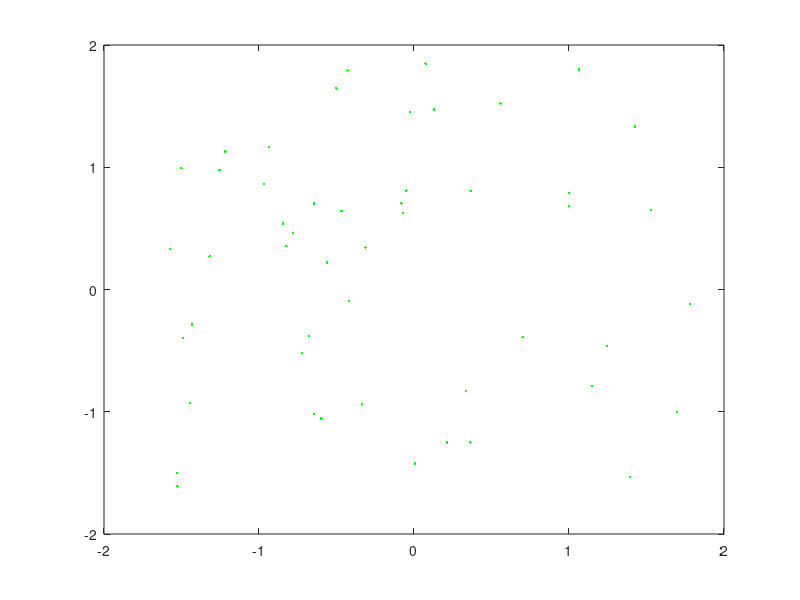

Here is the MATLAB script that generated this plot: (Note: this script raises an error after producing the figure.)
% test_rotate.m 
%   Simple visualization to test rotate.m
%

% plot random points; hard to see
 X = 10 * rand(2,50);            % generate 50 random points in 2D
 X = (X - mean2(X))/std2(X);
 figure(1); clf;                 % display a figure and clear it.
 plot(X(1,:),X(2,:),'g.');       % plot the original points as green dots
 Xrot = rotate(X,45);            % rotate the points by 45 degrees counterclockwise
 hold on;                        % tell matlab to not clear the figure when plotting additional points
 plot(Xrot(1,:),Xrot(2,:),'r.'); % plot the rotated points on the same figure
 hold off;
 
% plot a triangle, easier to check
 tr_X = [0 -0.5 0 0.5 -1 -0.5 0 0.5 1 -1.5 -1 -0.5 0 1 1.5 ...
          -2 -1.5 -1 -0.5 0 0.5 1 1.5 2 ]; 
 tr_Y = [2 1 1 1 0 0 0 0 0 -1 -1 -1 -1 -1 -1 ...
         -2 -2 -2 -2 -2 -2 -2 -2 -2 ];
 
 % display a 360 degree rotation of the triangle
 figure(2); 
 for angle=0:15:360
     plot(tr_X,tr_Y,'g.');       % plot the original points as green dots
     Xrot = rotate([tr_X; tr_Y],angle); % rotate the points by 45 degrees counterclockwise
     hold on; % tell matlab to not clear the figure when plotting additional points
     plot(Xrot(1,:),Xrot(2,:),'r.'); % plot the rotated points on the same figure
     hold off;
     axis([-3 3 -3 3]);
     title(sprintf('%d degrees rotation', angle));
     drawnow;
     pause(0.5);
 end
 